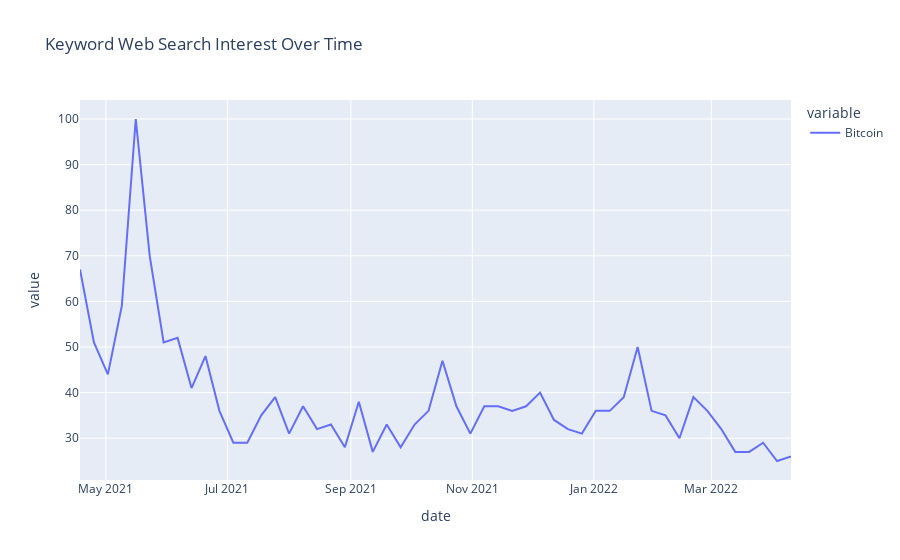

The notebook cell saved with this chart:
### Code cell
import pandas as pd 
from pytrends.request import TrendReq
pytrend = TrendReq()
# Google Keyword Suggestions from keywork 'Bitcoin' 
keyword_list = ['Bitcoin', "Bitcoin.com", 'Kraken', 'Cryptocurrency', "Crypto"]

pytrend.build_payload(keyword_list, timeframe='today 12-m')

# interest by region 
data = pytrend.interest_over_time()
data = data.reset_index()

!pip3 install plotly
import plotly.express as px 

fig = px.line(data, x="date", y=['Bitcoin'], title='Keyword Web Search Interest Over Time')
fig.show()

### Figure 1 — Plotly figure (JSON) as saved in the notebook; plotly's stock layout.template omitted (floating-point values rounded to 4 significant figures)
{"data": [{"hovertemplate": "variable=Bitcoin<br>date=%{x}<br>value=%{y}<extra></extra>", "legendgroup": "Bitcoin", "line": {"color": "#636efa", "dash": "solid"}, "marker": {"symbol": "circle"}, "mode": "lines", "name": "Bitcoin", "orientation": "v", "showlegend": true, "type": "scatter", "x": ["2021-04-18T00:00:00", "2021-04-25T00:00:00", "2021-05-02T00:00:00", "2021-05-09T00:00:00", "2021-05-16T00:00:00", "2021-05-23T00:00:00", "2021-05-30T00:00:00", "2021-06-06T00:00:00", "2021-06-13T00:00:00", "2021-06-20T00:00:00", "2021-06-27T00:00:00", "2021-07-04T00:00:00", "2021-07-11T00:00:00", "2021-07-18T00:00:00", "2021-07-25T00:00:00", "2021-08-01T00:00:00", "2021-08-08T00:00:00", "2021-08-15T00:00:00", "2021-08-22T00:00:00", "2021-08-29T00:00:00", "2021-09-05T00:00:00", "2021-09-12T00:00:00", "2021-09-19T00:00:00", "2021-09-26T00:00:00", "2021-10-03T00:00:00", "2021-10-10T00:00:00", "2021-10-17T00:00:00", "2021-10-24T00:00:00", "2021-10-31T00:00:00", "2021-11-07T00:00:00", "2021-11-14T00:00:00", "2021-11-21T00:00:00", "2021-11-28T00:00:00", "2021-12-05T00:00:00", "2021-12-12T00:00:00", "2021-12-19T00:00:00", "2021-12-26T00:00:00", "2022-01-02T00:00:00", "2022-01-09T00:00:00", "2022-01-16T00:00:00", "2022-01-23T00:00:00", "2022-01-30T00:00:00", "2022-02-06T00:00:00", "2022-02-13T00:00:00", "2022-02-20T00:00:00", "2022-02-27T00:00:00", "2022-03-06T00:00:00", "2022-03-13T00:00:00", "2022-03-20T00:00:00", "2022-03-27T00:00:00", "2022-04-03T00:00:00", "2022-04-10T00:00:00"], "xaxis": "x", "y": [67, 51, 44, 59, 100, 70, 51, 52, 41, 48, 36, 29, 29, 35, 39, 31, 37, 32, 33, 28, 38, 27, 33, 28, 33, 36, 47, 37, 31, 37, 37, 36, 37, 40, 34, 32, 31, 36, 36, 39, 50, 36, 35, 30, 39, 36, 32, 27, 27, 29, 25, 26], "yaxis": "y"}], "layout": {"legend": {"title": {"text": "variable"}, "tracegroupgap": 0}, "title": {"text": "Keyword Web Search Interest Over Time"}, "xaxis": {"anchor": "y", "domain": [0, 1], "title": {"text": "date"}}, "yaxis": {"anchor": "x", "domain": [0, 1], "title": {"text": "value"}}}}
